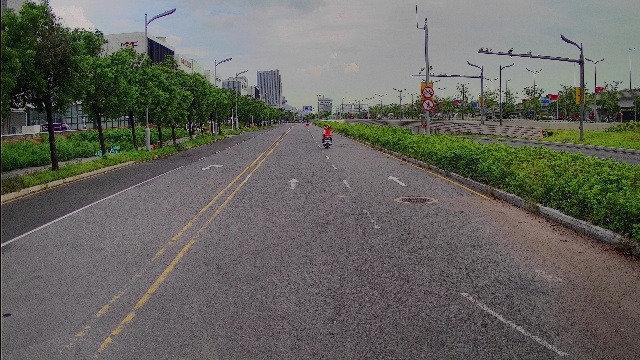
#> input picture code/calibrate_bev/road.jpg, 640 x 360 px
$ python calibrate_bev.py
#> lines starting #> are read from the running program, lines starting #| are printed output that depends on the picture; after the words box and inside, x2 and y2 are one past the last pixel; in counts of white or black regions, pixels touching at a corner belong together
import cv2
import numpy as np
import sys

# ============== 配置参数 ==============
BEV_WIDTH = 600    # 鸟瞰图输出宽度 (像素)
BEV_HEIGHT = 800   # 鸟瞰图输出高度 (像素)
# ======================================

def main(image_path, points):
#> called with image_path = 'road.jpg'
    global image, image_clone

    image = cv2.imread(image_path)
#> image is the input picture: shape (360, 640, 3); mean B, G, R 94.7, 101.3, 101.6
    if image is None:
        print(f"❌ 无法读取图片: {image_path}")
        sys.exit(1)

    image_clone = image.copy()
    h, w = image.shape[:2]
#> h = 360; w = 640
    print(f"图片尺寸: {w} x {h}")
#| 图片尺寸: 640 x 360

    # ---- 源点 (原图上的4个点) ----
    src_pts = np.float32(points)

    # ---- 目标点 (鸟瞰图上的4个点，构成矩形 -> 车道线平行) ----
    # 对应顺序: 左下, 右下, 左上, 右上
    dst_pts = np.float32([
        [0, BEV_HEIGHT],                # 左近 -> 左下
        [BEV_WIDTH, BEV_HEIGHT],        # 右近 -> 右下
        [0, 0],                         # 左远 -> 左上
        [BEV_WIDTH, 0]                  # 右远 -> 右上
    ])

    # ---- 计算透视变换矩阵 (3x3) ----
    H = cv2.getPerspectiveTransform(src_pts, dst_pts)

    print("\n变换矩阵 H (3x3):")
    print(H)

    # ---- 对原图做透视变换，生成鸟瞰图 ----
    bev_image = cv2.warpPerspective(image, H, (BEV_WIDTH, BEV_HEIGHT))

    # ---- 在原图上画车道线区域 ----
    overlay = image.copy()
    pts_poly = np.array([points[0], points[1], points[3], points[2]], dtype=np.int32)
    cv2.fillPoly(overlay, [pts_poly], (0, 255, 0, 80))
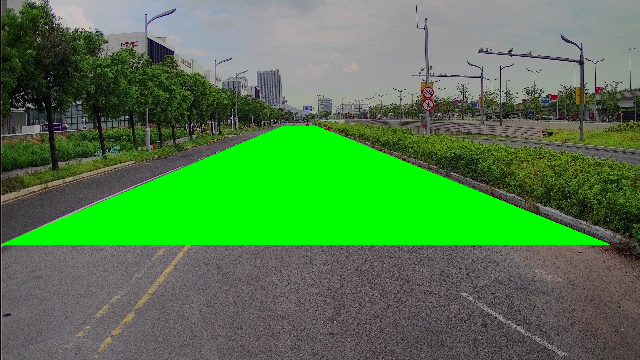
#> overlay: shape (360, 640, 3); 16.7% of pixels changed, all inside (x1, y1, x2, y2) = (1, 126, 610, 245)
    cv2.addWeighted(overlay, 0.4, image, 0.6, 0, image)
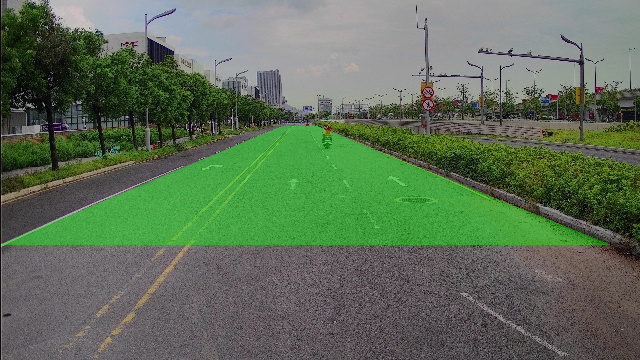
#> image: shape (360, 640, 3); 16.7% of pixels changed, all inside (x1, y1, x2, y2) = (1, 126, 610, 245)

    # 画点和连线
    for i, pt in enumerate(points):
        cv2.circle(image, tuple(map(int, pt)), 8, (0, 0, 255), -1)
        cv2.putText(image, str(i + 1), (int(pt[0]) + 10, int(pt[1]) - 10),
                    cv2.FONT_HERSHEY_SIMPLEX, 0.8, (0, 255, 0), 2)
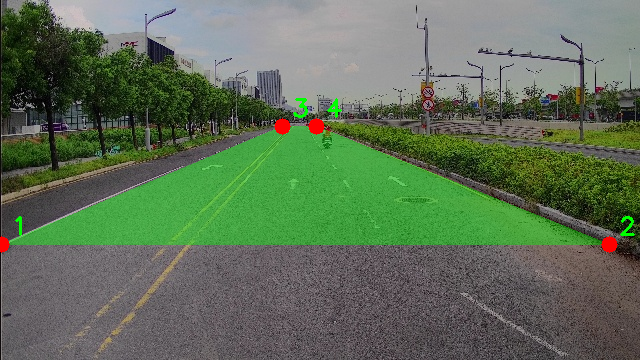
#> image: shape (360, 640, 3); 0.5% of pixels changed, all inside (x1, y1, x2, y2) = (0, 98, 635, 253)
    cv2.polylines(image, [np.array(points[:2], dtype=np.int32)], False, (255, 0, 0), 2)
    cv2.polylines(image, [np.array(points[2:], dtype=np.int32)], False, (255, 0, 0), 2)
#> image: shape (360, 640, 3); mean B, G, R 88.7, 110.2, 93.5
    cv2.line(image, tuple(map(int, points[0])), tuple(map(int, points[2])), (255, 0, 0), 2)
    cv2.line(image, tuple(map(int, points[1])), tuple(map(int, points[3])), (255, 0, 0), 2)
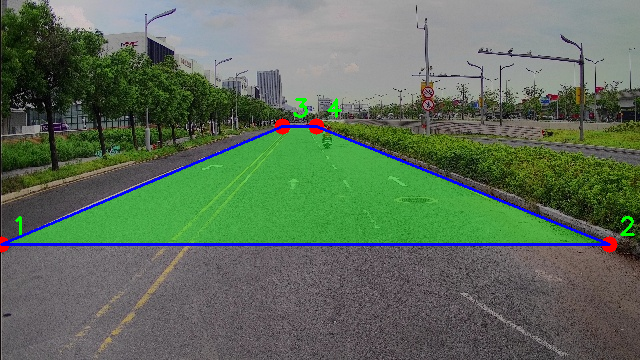
#> image: shape (360, 640, 3); mean B, G, R 90, 109.2, 93

    # ---- 拼接原图和鸟瞰图 ----
    # 将原图缩放到和BEV同高
    scale = BEV_HEIGHT / h
#> scale = 2.22
    resized_orig = cv2.resize(image, (int(w * scale), BEV_HEIGHT))
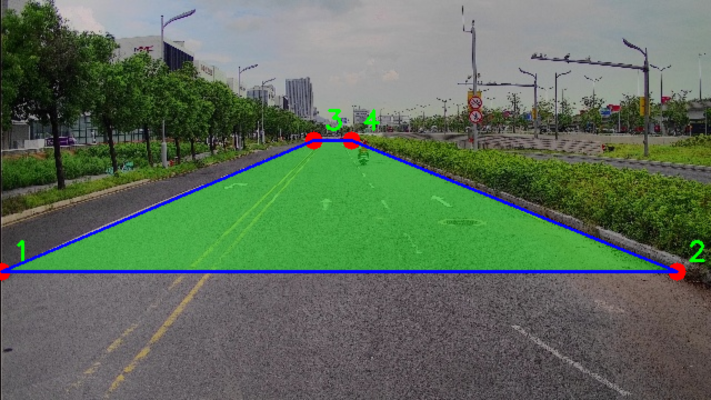
#> resized_orig: shape (800, 1422, 3) (shown at 1/2 size); mean B, G, R 89.9, 109.1, 92.8

    # 在鸟瞰图上画辅助线
    cv2.line(bev_image, (BEV_WIDTH // 2, 0), (BEV_WIDTH // 2, BEV_HEIGHT), (0, 255, 255), 1)
    cv2.rectangle(bev_image, (0, 0), (BEV_WIDTH - 1, BEV_HEIGHT - 1), (255, 255, 255), 2)
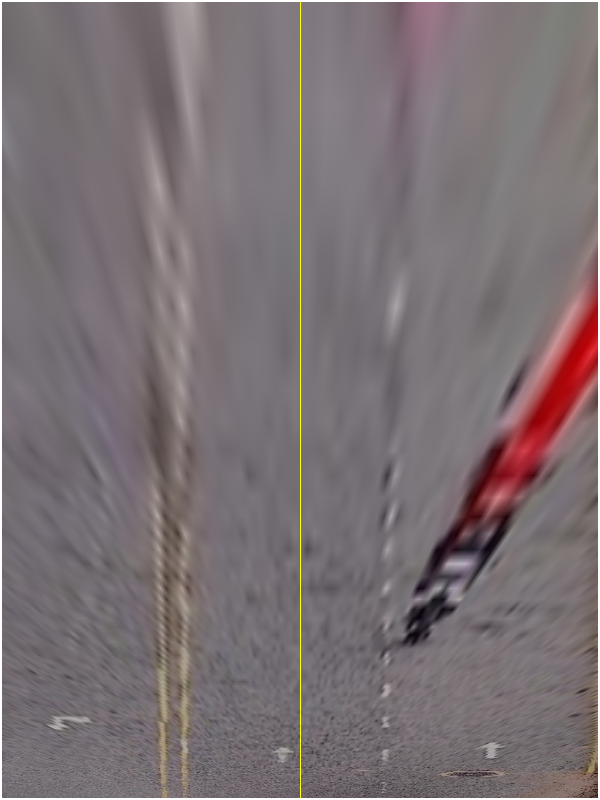
#> bev_image: shape (800, 600, 3); mean B, G, R 116.7, 113, 123

    combined = np.hstack([resized_orig, bev_image])
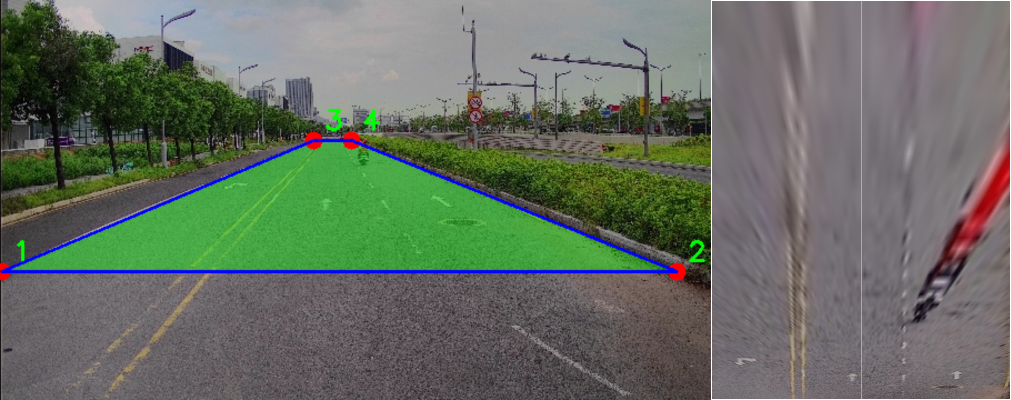
#> combined: shape (800, 2022, 3) (shown at 1/2 size); mean B, G, R 97.8, 110.3, 101.8

    # ---- 保存结果 ----
    cv2.imwrite("bev_result.jpg", combined)
    print(f"\n✅ 效果图已保存: bev_result.jpg")

    # 保存变换矩阵到文本文件 (C语言可读格式)
    with open("homography_matrix.txt", "w") as f:
        f.write(f"# Bird's Eye View Homography Matrix (3x3)\n")
        f.write(f"# BEV Output Size: {BEV_WIDTH} x {BEV_HEIGHT}\n")
        f.write(f"# Source points (original image):\n")
        for i, pt in enumerate(points):
            f.write(f"#   Point {i+1}: ({pt[0]}, {pt[1]})\n")
        f.write(f"#\n")
        f.write(f"# Matrix values (row-major, 9 floats):\n")
        for i in range(3):
            row_vals = " ".join([f"{H[i, j]:.10f}" for j in range(3)])
            f.write(f"{row_vals}\n")

    print(f"✅ 变换矩阵已保存: homography_matrix.txt")
    print(f"\n鸟瞰图尺寸: {BEV_WIDTH} x {BEV_HEIGHT}")
    print("请检查 bev_result.jpg 中右侧的鸟瞰图，车道线是否平行且垂直。")

if __name__ == "__main__":
    image_path = "road.jpg"

    '''
    规则: 选择最外侧两条车道线 把四条车道线都包含进去
        远处y坐标点要等于35% 这样后面判断变换后的y坐标小于0的都可以丢弃
    print("  1. 左车道线 近端 (底部左侧)")
    print("  2. 右车道线 近端 (底部右侧)")
    print("  3. 左车道线 远端 (上方左侧)")
    print("  4. 右车道线 远端 (上方右侧)")
    '''
    coords = [[1.85, 244.17], [609.02, 244.18], [282.13, 126.02], [316.40, 126.00]]
    main(image_path, coords)
